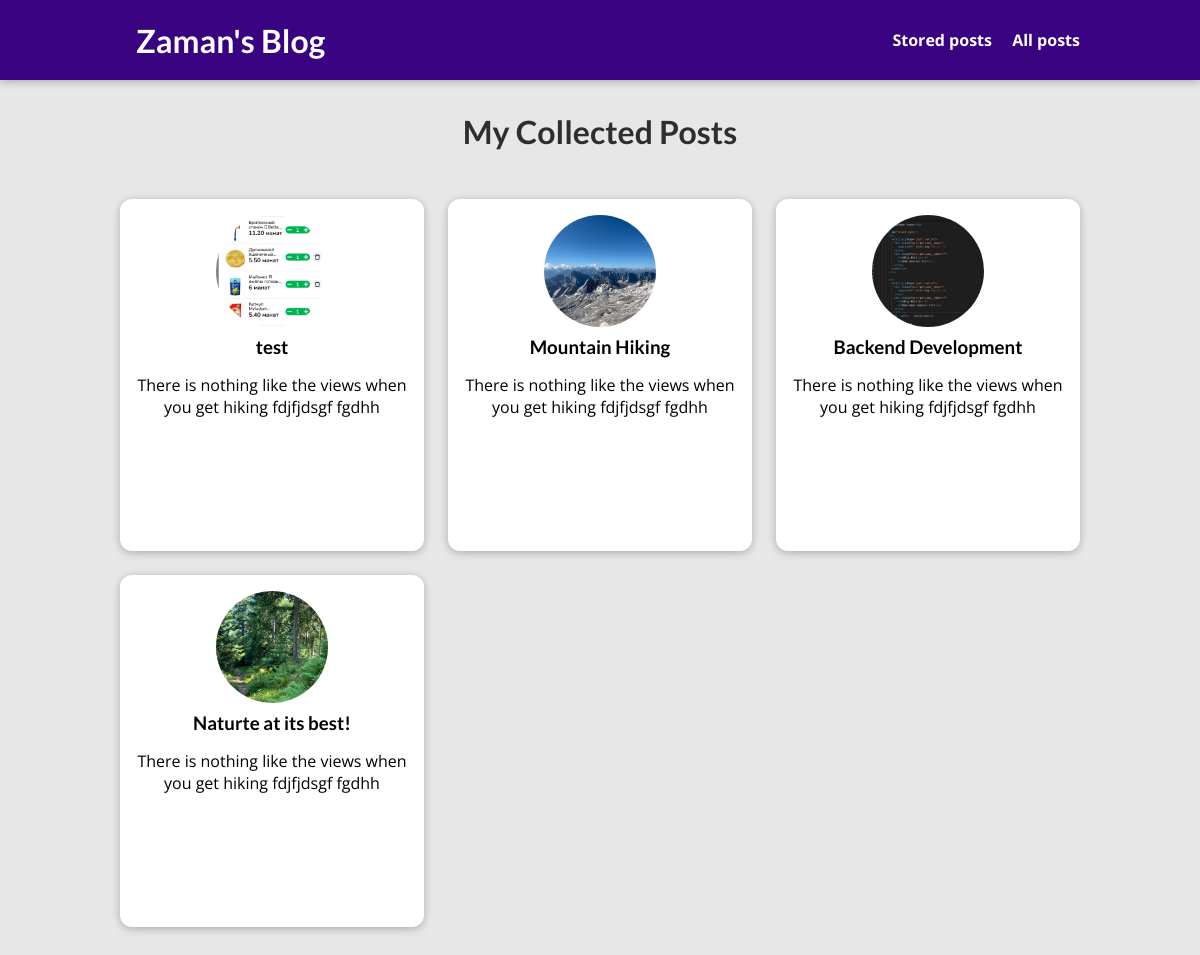
The page /posts on the database its author committed.
### blog/models.py (models this page shows, shortened)
class Post(models.Model):
    title = models.CharField(max_length=150)
    excerp = models.CharField(max_length=200)
    image = models.ImageField(upload_to="posts", null=True)
    date = models.DateField(auto_now=True)
    slug = models.SlugField(unique=True)
    content = models.TextField(validators=[MinLengthValidator(10)])
    author = models.ForeignKey(Author, on_delete=models.SET_NULL, null=True, related_name="posts")
    tags = models.ManyToManyField(Tag)

### blog/views.py (the view)
# urls.py: path("posts", views.AllPostView.as_view(), name="post-page"),
class AllPostView(ListView):
    template_name = "blog/all-posts.html"
    model = Post
    ordering = ["-date"]
    context_object_name = "all_posts"

### blog/templates/blog/all-posts.html (shortened to what this page needs)
{% extends "base.html" %}
{% load static %}
{% block css_files %}
<link rel="stylesheet" href="{% static 'blog/post.css' %}"/>
<link rel="stylesheet" href="{% static 'blog/all-posts.css' %}"/>
{% endblock  %}
{% block content %}
<section id="all-posts">
    <h2>My Collected Posts</h2>
    <ul>
        {% for post in all_posts %}
            {% include "blog/includes/post.html" %}
        {% endfor %}
    </ul>
</section>
{% endblock  %}

### blog/templates/blog/includes/post.html
<li>
    <article class="post">
        <a href="{% url 'post-detail-page' post.slug %}">
            <img src="{{ post.image.url }}" alt="{{ post.title }}">
            <div class="post__content">
                <h3>{{ post.title }}</h3>
                <p>{{ post.excerp }}</p>
            </div>
        </a>
    </article>
</li>

### static/app.css (style rules this page uses)
* { box-sizing: border-box; }
html { font-family: 'Open Sans', 'Lato', sans-serif; }
body { margin: 0; }
h1, h2, h3 { font-family: 'Lato', sans-serif; font-weight: bold; }

### blog/static/blog/post.css (style rules this page uses)
.post { display: flex; flex-direction: column; align-items: center; text-align: center; }
.post a { text-decoration: none; color: black; transition: all 0.2s ease; padding: 1rem; }
.post img { width: 5rem; height: 5rem; object-fit: cover; border-radius: 50%; }
.post h3 { margin: 0.25rem 0; }

### blog/static/blog/all-posts.css (style rules this page uses)
body { background-color: #e7e7e7; }
#all-posts { margin: 7rem auto; width: 90%; max-width: 60rem; }
#all-posts h2 { text-align: center; font-size: 2rem; color: #2e2e2e; margin: 3rem 0; }
ul { list-style: none; margin: 0; padding: 0; display: grid; grid-template-columns: repeat(auto-fill, minmax(17rem, 1fr)); gap: 1.5rem; }
.post img { width: 7rem; height: 7rem; }
.post a { height: 22rem; transform-origin: center; box-shadow: 0 2px 8px rgba(0, 0, 0, 0.25); border-radius: 12px; background-color: white; }

### rows shown on the page
Post: image (picture), title "test", excerp "There is nothing like the views when you get hiking fdjfjdsgf fgdhh"
Post: image (picture), title "Mountain Hiking", excerp "There is nothing like the views when you get hiking fdjfjdsgf fgdhh"
Post: image (picture), title "Backend Development", excerp "There is nothing like the views when you get hiking fdjfjdsgf fgdhh"
Post: image (picture), title "Naturte at its best!", excerp "There is nothing like the views when you get hiking fdjfjdsgf fgdhh"
